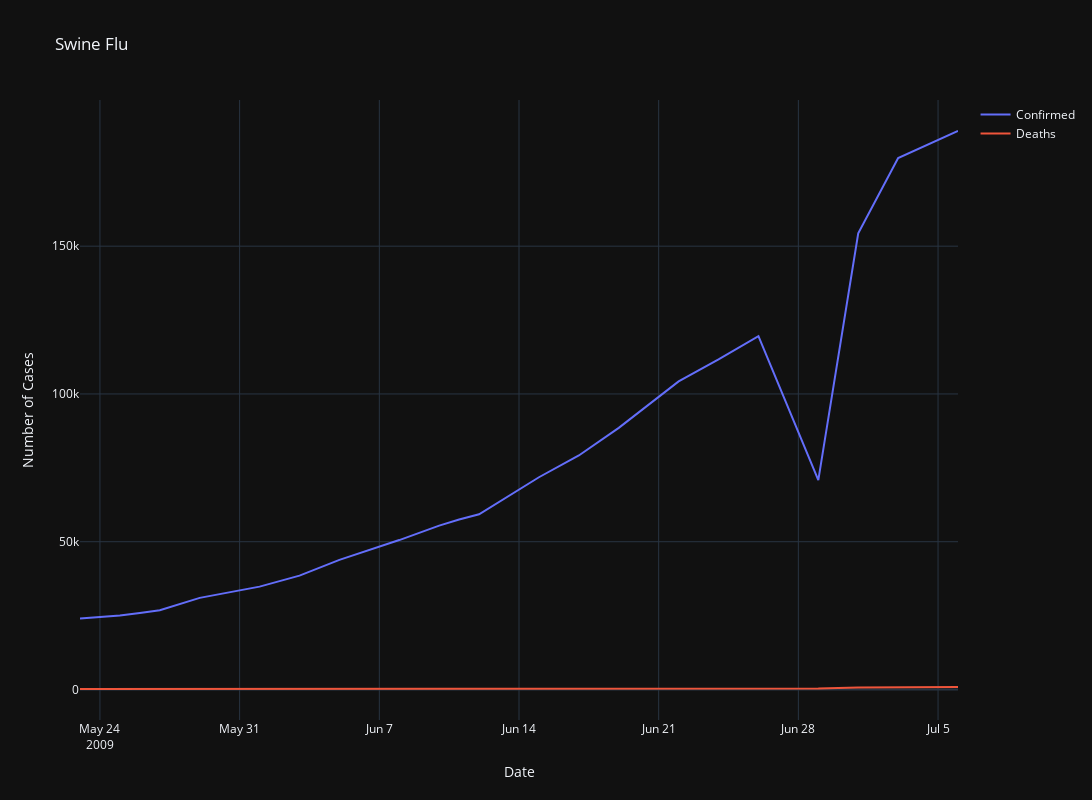

The notebook cell saved with this chart:
### Code cell
fig=go.Figure()


fig.add_trace(go.Scatter(x=gb2.index,y=gb2["Cases"],name='Confirmed'))
fig.add_trace(go.Scatter(x=gb2.index,y=gb2["Deaths"],name='Deaths'))


fig.update_layout(title='Swine Flu',
                   xaxis_title='Date',
                   yaxis_title='Number of Cases',
                   width=1200,
                   height=800,
                   template="plotly_dark")


fig.show()

### Figure 1 — Plotly figure (JSON) as saved in the notebook; plotly's stock layout.template omitted (floating-point values rounded to 4 significant figures)
{"data": [{"name": "Confirmed", "type": "scatter", "x": ["2009-05-23", "2009-05-25", "2009-05-26", "2009-05-27", "2009-05-29", "2009-06-01", "2009-06-03", "2009-06-05", "2009-06-08", "2009-06-10", "2009-06-11", "2009-06-12", "2009-06-15", "2009-06-17", "2009-06-19", "2009-06-22", "2009-06-24", "2009-06-26", "2009-06-29", "2009-07-01", "2009-07-03", "2009-07-06"], "y": [24043, 25029, 25904, 26792, 31011, 34808, 38532, 43864, 50560, 55450, 57512, 59302, 71819, 79182, 88514, 104259, 111673, 119567, 70832, 154341, 179781, 188963]}, {"name": "Deaths", "type": "scatter", "x": ["2009-05-23", "2009-05-25", "2009-05-26", "2009-05-27", "2009-05-29", "2009-06-01", "2009-06-03", "2009-06-05", "2009-06-08", "2009-06-10", "2009-06-11", "2009-06-12", "2009-06-15", "2009-06-17", "2009-06-19", "2009-06-22", "2009-06-24", "2009-06-26", "2009-06-29", "2009-07-01", "2009-07-03", "2009-07-06"], "y": [172, 182, 184, 190, 198, 230, 234, 250, 278, 282, 288, 290, 326, 334, 360, 462, 476, 526, 311, 664, 764, 858]}], "layout": {"height": 800, "title": {"text": "Swine Flu"}, "width": 1200, "xaxis": {"title": {"text": "Date"}}, "yaxis": {"title": {"text": "Number of Cases"}}}}
